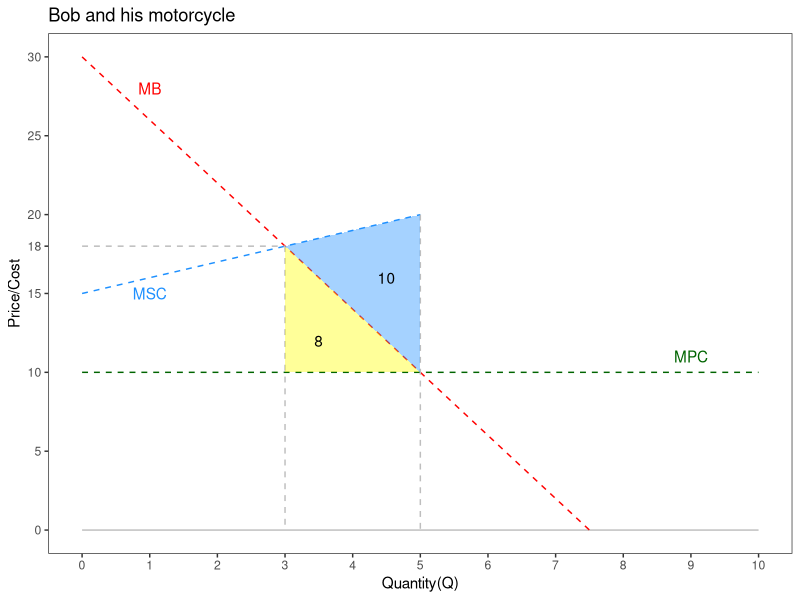

This figure's R source:
## ---- chunk 1

library(knitr)
knitr::opts_chunk$set(cache = TRUE,
                      echo = FALSE, 
                      message = FALSE, 
                      warning = FALSE, 
                      cache.lazy = FALSE, 
                      fig.align = "center", 
                      fig.width = 6, 
                      fig.height = 4)
library(tidyverse)
library(magrittr)

## ---- chunk 2
library(ggplot2)
# function to invoke a plot object
ggplot()+ 
  # Set x-axis limit
  scale_x_continuous(limits = c(0,10), breaks = seq(0,10))+
  # Set y-axis limit
  scale_y_continuous(limits = c(0,30), breaks = c(seq(0,30,5),18))+
  # I like plain background(instead of default grey)
  theme_bw()+
  # I dont like the gridlines in the background for this chart
  theme(panel.grid = element_blank())+
  # to draw a straight line, we need x1,y1 and x2,y2
  annotate(geom = "segment", x = 0, y = 0, xend = 10, yend = 0, color = "grey")+
  # to draw a straight line, we need x1,y1 and x2,y2; also changing linetype
  annotate(geom = "segment", x = 0, y = 10, xend = 10, yend = 10, color = "darkgreen", linetype = "dashed")+
  # to draw a straight line, we need x1,y1 and x2,y2; the next 5 lines are just straight lines
  annotate(geom = "segment", x = 0, y = 30, xend = 7.5, yend = 0, color = "red", linetype = "dashed")+
  annotate(geom = "segment", x = 0, y = 15, xend = 5, yend = 20, color = "dodgerblue", linetype = "dashed")+
  annotate(geom = "segment", x = 5, y = 20, xend = 5, yend = 0, color = "grey", linetype = "dashed")+
  annotate(geom = "segment", x = 3, y = 18, xend = 3, yend = 0, color = "grey", linetype = "dashed")+
  annotate(geom = "segment", x = 0, y = 18, xend = 3, yend = 18, color = "grey", linetype = "dashed")+
  # How about labeling the chart and axes
  labs(x = "Quantity(Q)", y = "Price/Cost", title = "Bob and his motorcycle")+
  # Shaded region. Specify the closed vertices and the color and the intensity of the color
  annotate(geom = "polygon", x = c(3,3,5), y = c(18,10,10), fill = "yellow", alpha = 0.4)+
  annotate(geom = "polygon", x = c(3,5,5), y = c(18,20,10), fill = "dodgerblue", alpha = 0.4)+
  # Place the text in x,y coordinate and give the text
  annotate(geom = "text", label = "MPC", x = 9, y = 11, color = "darkgreen")+
  annotate(geom = "text", label = "MB", x = 1, y = 28, color = "red")+
  annotate(geom = "text", label = "MSC", x = 1, y = 15, color = "dodgerblue")+
  annotate(geom = "text", label = "8", x = 3.5, y = 12, color = "black")+
  annotate(geom = "text", label = "10", x = 4.5, y = 16, color = "black")

